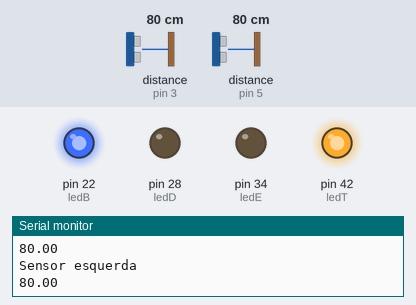
The sketch below on a simulated Arduino Mega 2560, built with avr-gcc and run on an emulated ATmega2560. On the bench: output pins drawn as LEDs (lit = HIGH), the last lines printed to the serial monitor. Dashed ring = blinking. The test bench sets the inputs (shaded band); at power-on: distance to the obstacle (sensors on pin 3, pin 5) 80 cm. The echo pulse lasts 58.3 µs per cm.

Above: at 1.2 s.
1.3 s: distance to the obstacle (sensor on pin 3) set to 76 cm
At 2.8 s:
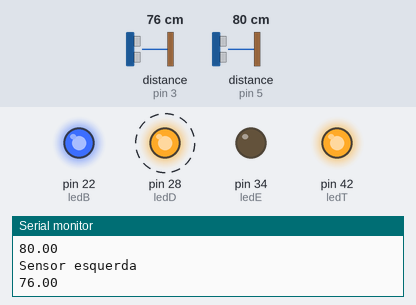
5.4 s: distance to the obstacle (sensor on pin 5) set to 72 cm
At 6.1 s:
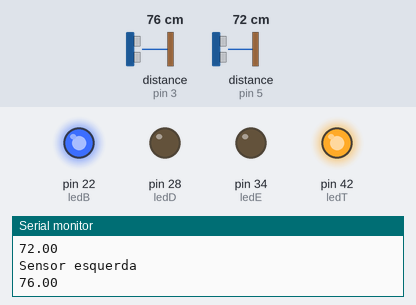
6.9 s: distance to the obstacle (sensor on pin 5) set to 120 cm
At 10.7 s:
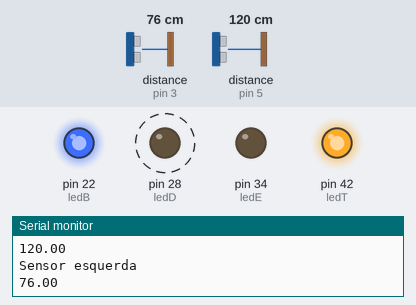
11.0 s: distance to the obstacle (sensor on pin 5) set to 2 cm
At 11.8 s:
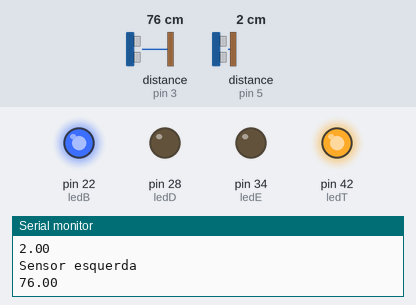
Timing chart, 0 to 13.5 s (numbered marks = the images above; inputs shaded):
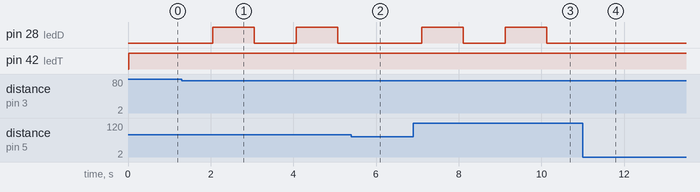

Measured:
- the behaviour switches between 80 and 79 cm on distance to the obstacle (sensor on pin 3) (found by bisection; images 0 and 1)
- the behaviour switches between 77 and 76 cm on distance to the obstacle (sensor on pin 5) (found by bisection; images 1 and 2)
- after the input at 1.3 s, pin 28 (ledD): alternates HIGH for 1.0 s and LOW for 1.0 s, starting after 0.75 s
- after the input at 5.4 s, pin 28 (ledD): stays LOW (without the input it goes to HIGH after 0.69 s)
- after the input at 6.9 s, pin 28 (ledD): alternates HIGH for 1.0 s and LOW for 1.0 s, starting after 0.21 s
- after the input at 11.0 s, pin 28 (ledD): stays LOW (without the input it goes to HIGH after 0.15 s)

The sketch:

Carro.ino
```cpp
#include <DistanceSensor.h>

/*verificar se o carro vai para frente ou para direita ou esquerda ou para tras
      frente led-branco = Led[0]=28
      tras led-vermelho = Led[1]=22
      esquerda led-amarelo = Led[2]=26
      direita led-amarelo = Led[3]=24

      para frente d1 > d2 && d1 > d3
      para tras d2 = d3 && d2 > d1
      para esquerda  d2 > d1 && d2 > d3
      para direita d3 > d1 && d3 > d2

      distancia[0] => Sensor de frente
      distancia[1] => Sensor da esquerda
      distancia[2] => Sensor da direita
*/

int echo1 = 3, echoD = 5, echoE = 7;
int trig1 = 8, trigD = 11, trigE = 13;

int ledB = 22, ledD = 28, ledE = 34, ledT = 42;
float d1, d2, d3;

int i;

DistanceSensor sensorF(trig1, echo1);
DistanceSensor sensorD(trigD, echoD);
DistanceSensor sensorE(trig1, echo1);

void setup() {
  // put your setup code here, to run once:
  Serial.begin(230400);
  pinMode(echo1, INPUT);
  pinMode(trig1, OUTPUT);

  pinMode(echoD, INPUT);
  pinMode(trigD, OUTPUT);

  pinMode(echoE, INPUT);
  pinMode(trigE, OUTPUT);

  pinMode(ledB, OUTPUT);
  pinMode(ledD, OUTPUT);
  pinMode(ledE, OUTPUT);
  pinMode(ledT, OUTPUT);

  digitalWrite(ledB, HIGH);
  //digitalWrite(ledT, HIGH);
}

void loop() {
  d1 = sensorF.getCM();
  d2 = sensorD.getCM();
  d3 = sensorE.getCM();

   Serial.println("Sensor frente");
   Serial.println(d1);
   Serial.println("Sensor direita");
   Serial.println(d2);
   Serial.println("Sensor esquerda");
   Serial.println(d3);

  if (d1 > d2 && d1 > d3) {
    digitalWrite(ledB, HIGH);//acendo o led-branco de novo
    digitalWrite(ledD, LOW);
    digitalWrite(ledE, LOW);
    digitalWrite(ledT, LOW);
  } else if (d3 == d2 && d2 == d1) {
    digitalWrite(ledT, HIGH);//acendo o ledV ate o carro parar de ir para traz
  }else if (d3 > d1 && d3 > d2) {
        digitalWrite(ledE, HIGH);//acendo o led-amarelo da esquerda
        delay(1000);//demora 0.05s para executar proxima instrucao
        digitalWrite(ledE, LOW);//apago o led-amarelo da esquerda
 }else if (d2 > d1 && d2 > d3) {
        digitalWrite(ledD, HIGH);//acendo o led-amarelo da direita
        delay(1000);//demora 0.05s para executar proxima instrucao
        digitalWrite(ledD, LOW);//apago o led-amarelo da direita
  }
  digitalWrite(ledB, HIGH);
  delay(1000);
}
```
